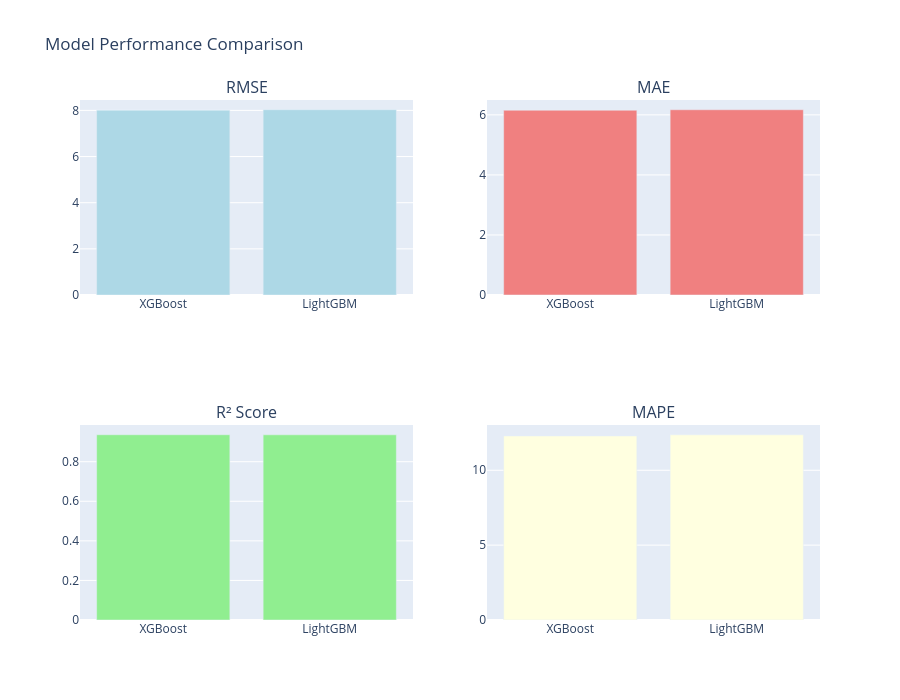

Notebook code for this chart:
### Markdown cell above
## 8. Model Comparison

### Code cell
# Compare all models
results_df = pd.DataFrame(results)
print("\n" + "="*70)
print("MODEL COMPARISON")
print("="*70)
print(results_df.to_string(index=False))

# Visualize comparison
fig = make_subplots(
    rows=2, cols=2,
    subplot_titles=('RMSE', 'MAE', 'R² Score', 'MAPE'),
    specs=[[{'type': 'bar'}, {'type': 'bar'}],
           [{'type': 'bar'}, {'type': 'bar'}]]
)

# RMSE
fig.add_trace(go.Bar(x=results_df['model'], y=results_df['rmse'], 
                     marker_color='lightblue', name='RMSE'),
              row=1, col=1)

# MAE
fig.add_trace(go.Bar(x=results_df['model'], y=results_df['mae'], 
                     marker_color='lightcoral', name='MAE'),
              row=1, col=2)

# R²
fig.add_trace(go.Bar(x=results_df['model'], y=results_df['r2'], 
                     marker_color='lightgreen', name='R²'),
              row=2, col=1)

# MAPE
fig.add_trace(go.Bar(x=results_df['model'], y=results_df['mape'], 
                     marker_color='lightyellow', name='MAPE'),
              row=2, col=2)

fig.update_layout(height=700, showlegend=False, title_text="Model Performance Comparison")
fig.show()

# Find best model
best_model_idx = results_df['rmse'].idxmin()
best_model_name = results_df.loc[best_model_idx, 'model']
print(f"\n🏆 Best Model: {best_model_name} (Lowest RMSE)")

### Figure 1 — Plotly figure (JSON) as saved in the notebook; plotly's stock layout.template omitted (floating-point values rounded to 4 significant figures)
{"data": [{"marker": {"color": "lightblue"}, "name": "RMSE", "type": "bar", "x": ["XGBoost", "LightGBM"], "xaxis": "x", "y": [8.012, 8.028], "yaxis": "y"}, {"marker": {"color": "lightcoral"}, "name": "MAE", "type": "bar", "x": ["XGBoost", "LightGBM"], "xaxis": "x2", "y": [6.154, 6.17], "yaxis": "y2"}, {"marker": {"color": "lightgreen"}, "name": "R²", "type": "bar", "x": ["XGBoost", "LightGBM"], "xaxis": "x3", "y": [0.9362, 0.936], "yaxis": "y3"}, {"marker": {"color": "lightyellow"}, "name": "MAPE", "type": "bar", "x": ["XGBoost", "LightGBM"], "xaxis": "x4", "y": [12.29, 12.37], "yaxis": "y4"}], "layout": {"annotations": [{"font": {"size": 16}, "showarrow": false, "text": "RMSE", "x": 0.225, "xanchor": "center", "xref": "paper", "y": 1, "yanchor": "bottom", "yref": "paper"}, {"font": {"size": 16}, "showarrow": false, "text": "MAE", "x": 0.775, "xanchor": "center", "xref": "paper", "y": 1, "yanchor": "bottom", "yref": "paper"}, {"font": {"size": 16}, "showarrow": false, "text": "R² Score", "x": 0.225, "xanchor": "center", "xref": "paper", "y": 0.375, "yanchor": "bottom", "yref": "paper"}, {"font": {"size": 16}, "showarrow": false, "text": "MAPE", "x": 0.775, "xanchor": "center", "xref": "paper", "y": 0.375, "yanchor": "bottom", "yref": "paper"}], "height": 700, "showlegend": false, "title": {"text": "Model Performance Comparison"}, "xaxis": {"anchor": "y", "domain": [0, 0.45]}, "xaxis2": {"anchor": "y2", "domain": [0.55, 1]}, "xaxis3": {"anchor": "y3", "domain": [0, 0.45]}, "xaxis4": {"anchor": "y4", "domain": [0.55, 1]}, "yaxis": {"anchor": "x", "domain": [0.625, 1]}, "yaxis2": {"anchor": "x2", "domain": [0.625, 1]}, "yaxis3": {"anchor": "x3", "domain": [0, 0.375]}, "yaxis4": {"anchor": "x4", "domain": [0, 0.375]}}}
